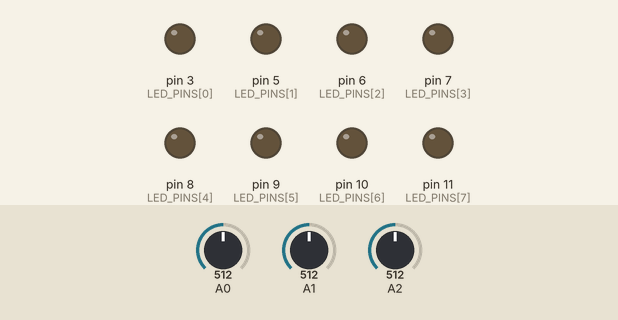
This sketch was run on a simulated Arduino Uno, built with avr-gcc and run on an emulated ATmega328P. Shown: output pins drawn as LEDs (lit = HIGH). The test bench sets the inputs (shaded band); at power-on: A0 = 512, A1 = 512, A2 = 512. What the sketch prints to the serial monitor is not drawn.

Above: at 1.2 s.
1.3 s: A0 set to 716
At 1.8 s:
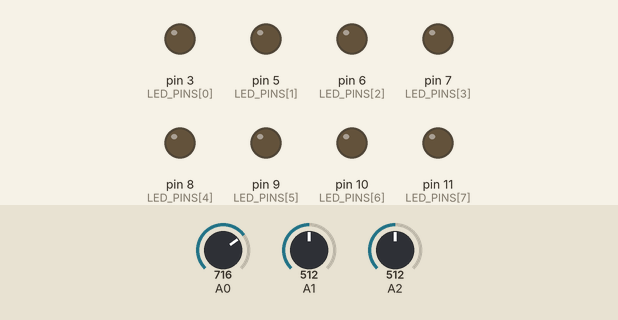
2.9 s: A1 set to 716
At 4.1 s:
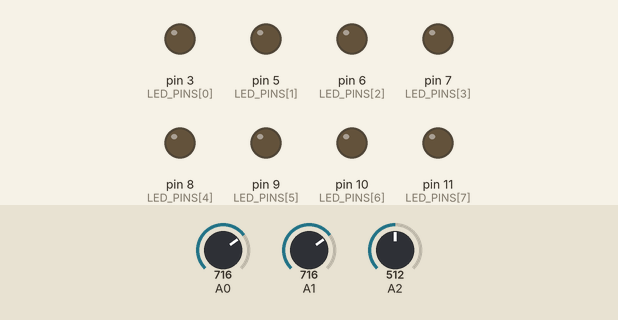
4.4 s: A2 set to 716
At 5.4 s:
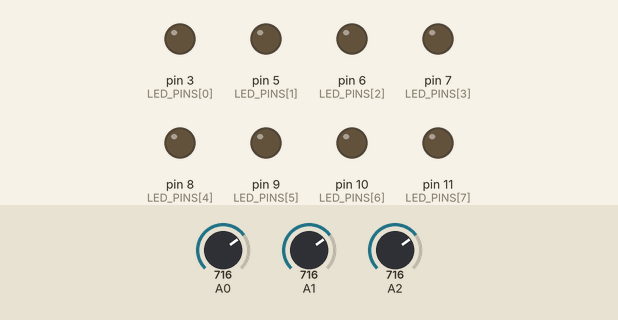
Timing chart, 0 to 7.4 s (numbered marks = the images above; inputs shaded):
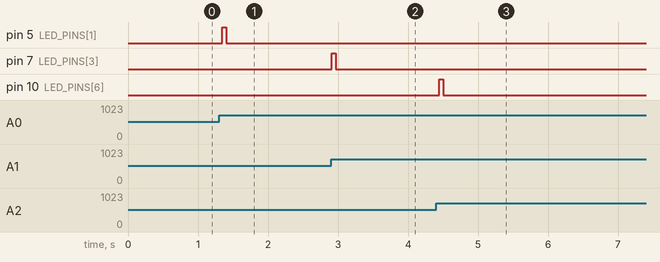

Measured:
- after the input at 1.3 s, pin 5 (LED_PINS[1]): LOW → HIGH after 0.05 s, → LOW 0.05 s later
- after the input at 2.9 s, pin 7 (LED_PINS[3]): LOW → HIGH at once, → LOW 0.05 s later
- after the input at 4.4 s, pin 10 (LED_PINS[6]): LOW → HIGH after 0.05 s, → LOW 0.05 s later

The sketch:

sound_localization.ino
```cpp
const int MIC_PINS[] = {0,1,2}; // analog pins that mics are connected to
int micVals[] = {0,0,0}; // values read from mics (0 to 1023)
int signalMaxs[] = {0,0,0}; // temporary max signals from mics
int signalMins[] = {1024,1024,1024};// temporary min signals from mics
double xComponents[] = {0,0,0}; // x components of mic vectors
double yComponents[] = {0,0,0}; // y components of mic vectors
const int LED_PINS[] = {3,5,6,7,8,9,10,11}; //analog output ports for led's (right to left)
const int NUM_LEDS = 8; // number of leds being used
double rX, rY = 0.0; // x and y components for the two vectors and the resultant vector , the angle of the resultant
double theta = 0.0; // angle of the sound source
double angleDiff[] = {0,0,0,0,0,0,0,0}; // how far the angle of each led is from the sound source
double smallestAngle = 361.0; // holds the current smallest angle difference
int indexOfAngle = 0; // holds the index of the led that is closest to the sound source
const int LED_ANGLES[] = {0,45,90,135,180,225,270,315}; // set angles that led's are positioned at
int ledBrightness[] = {0,0,0,0,0,0,0,0}; // brightness for led
const int SAMPLE_WINDOW = 50; // Sample window width in mS (50 mS = 20Hz)
const int PRINT_DELAY = 1000; // print only every 1 second
long printMillis = 0;
const String DIRECTIONS[] = {"right/green","front-right/red", "front/blue", "front-left/red",
                             "left/green", "back-left/yellow", "back/blue", "back-right/red"};

// get the signals of each mic from 0 to 1023
void getMicVals(){
  long startMillis= millis(); // Start of sample window
  int micVal = 0;
  int peakToPeak = 0;
  // save the max peak distance during a 50ms window as each mic value
  while (millis() - startMillis < SAMPLE_WINDOW){
    for(int i = 0; i < 3; i++){
      micVal = analogRead(i); // read the analog in value from pot
      if (micVal < 1024){ // toss out spurious readings
        if (micVal > signalMaxs[i]){
          signalMaxs[i] = micVal; // save just the max levels
        } else if (micVal < signalMins[i]){
          signalMins[i] = micVal; // save just the min levels
        }
      }
      peakToPeak = signalMaxs[i] - signalMins[i]; // max - min = peak-peak amplitude
      micVals[i] = peakToPeak;
    }
  }
}
// turn all led's off
void turnLedsOff(){
  for(int i = 0; i < NUM_LEDS; i++){
    ledBrightness[i] = 0;
    analogWrite(LED_PINS[i], ledBrightness[i]);
  }
}
// turn on the closest led
void adjustLeds(){
  turnLedsOff();
  for(int i = 0; i < NUM_LEDS; i++){
    // if all mics are close to 0, turn all lights off
    if(micVals[0] + micVals[1] + micVals[2] > 18){
      ledBrightness[indexOfAngle] = 255;
      analogWrite(LED_PINS[indexOfAngle], ledBrightness[indexOfAngle]);
    }
  }
}

// calculate x and y components of the mic vectors (mic1: 30, mic2: 150, mic3: 270) degrees
void findVectorComponents(){
  for(int i = 0; i < 3; i++){
    xComponents[i] = micVals[i] * cos(radians(30) + (radians(120) * i));
    yComponents[i] = micVals[i] * sin(radians(30) + (radians(120) * i));
  }
}

// find the angle of the sound source in degrees
void findSoundSourceAngle(){
  // combine components of component vectors to find components of resultant vector
  for(int i = 0; i < 3; i++){
    rX += xComponents[i];
    rY += yComponents[i];
  }
  theta = atan2(rY, rX) * 180.0 / PI;
}

void findSmallestAngleDifference(){
  for(int i = 0; i < NUM_LEDS; i++){
    angleDiff[i] = abs((theta - LED_ANGLES[i]));
    if(angleDiff[i] < smallestAngle){
      smallestAngle = angleDiff[i];
      indexOfAngle = i;
    }
  }
  smallestAngle = 361; // reset smallest angle for the next loop
}

void resetValues(){
  for(int i = 0; i < 3; i++){
    micVals[i] = 0;
    signalMaxs[i] = 0;
    signalMins[i] = 1024;
    rX = 0;
    rY = 0;
  }
}

void normalizeAngle(){
  while(theta < 0){
    theta += 360;
  }
}

void setup() {
  // initialize serial communications at 9600 bps:
  Serial.begin(9600);
  printMillis = millis();
}

void loop() {

  resetValues();
  getMicVals();
  findVectorComponents();
  findSoundSourceAngle();
  normalizeAngle();
  findSmallestAngleDifference();
  adjustLeds();

  if(millis() - printMillis >= PRINT_DELAY){
    Print("mic1: ", micVals[0]);
    Print("mic2: ", micVals[1]);
    Print("mic3: ", micVals[2]);
    Print("angle: ", theta);
    Serial.println("Should be: " + DIRECTIONS[indexOfAngle]);
    Serial.println("------------");
    printMillis = millis();
  }
  delay(2); // delay for 1 second
}

//print the results to the Serial Monitor:
void Print(String start, double msg){
  String s = start;
  Serial.println(s + msg);
}
```
